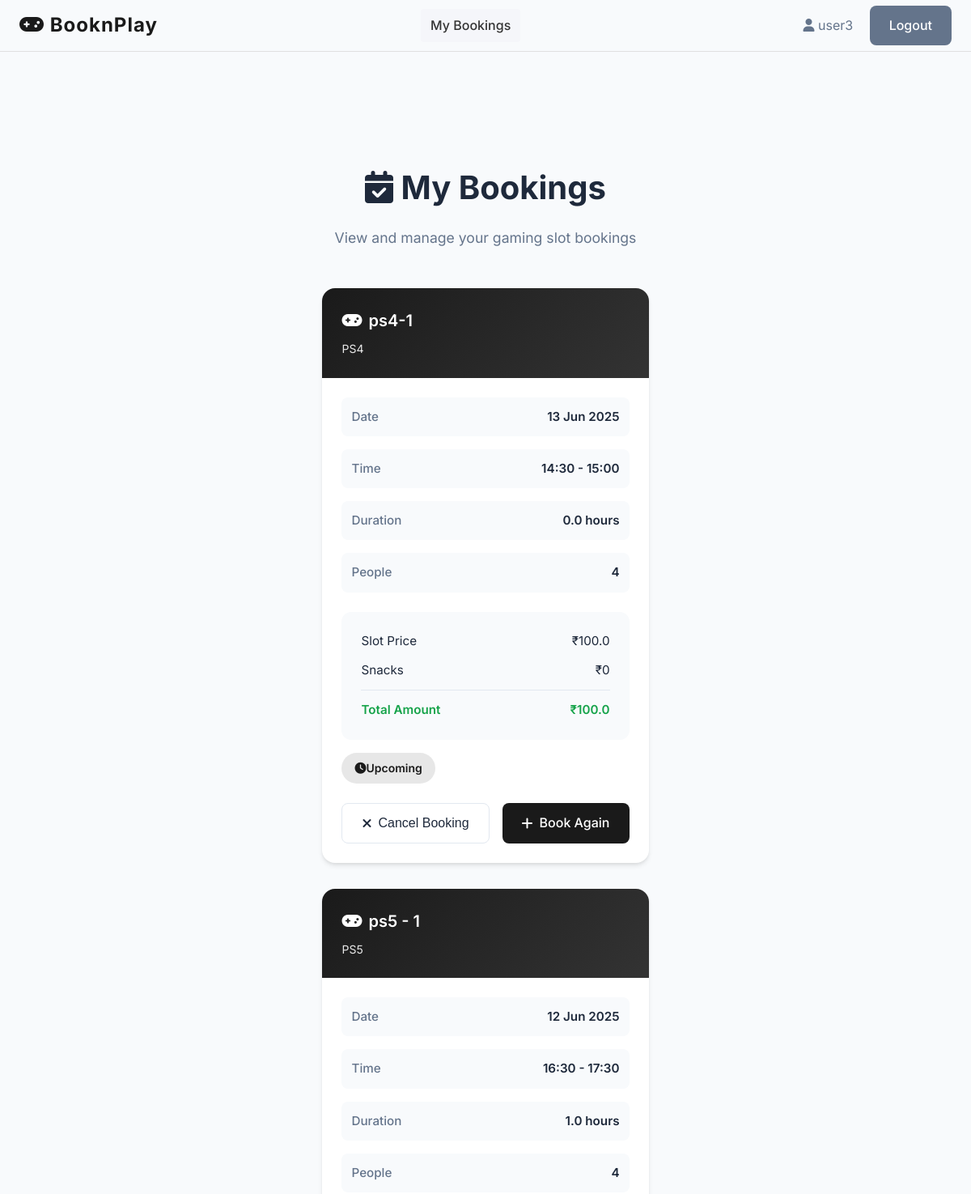
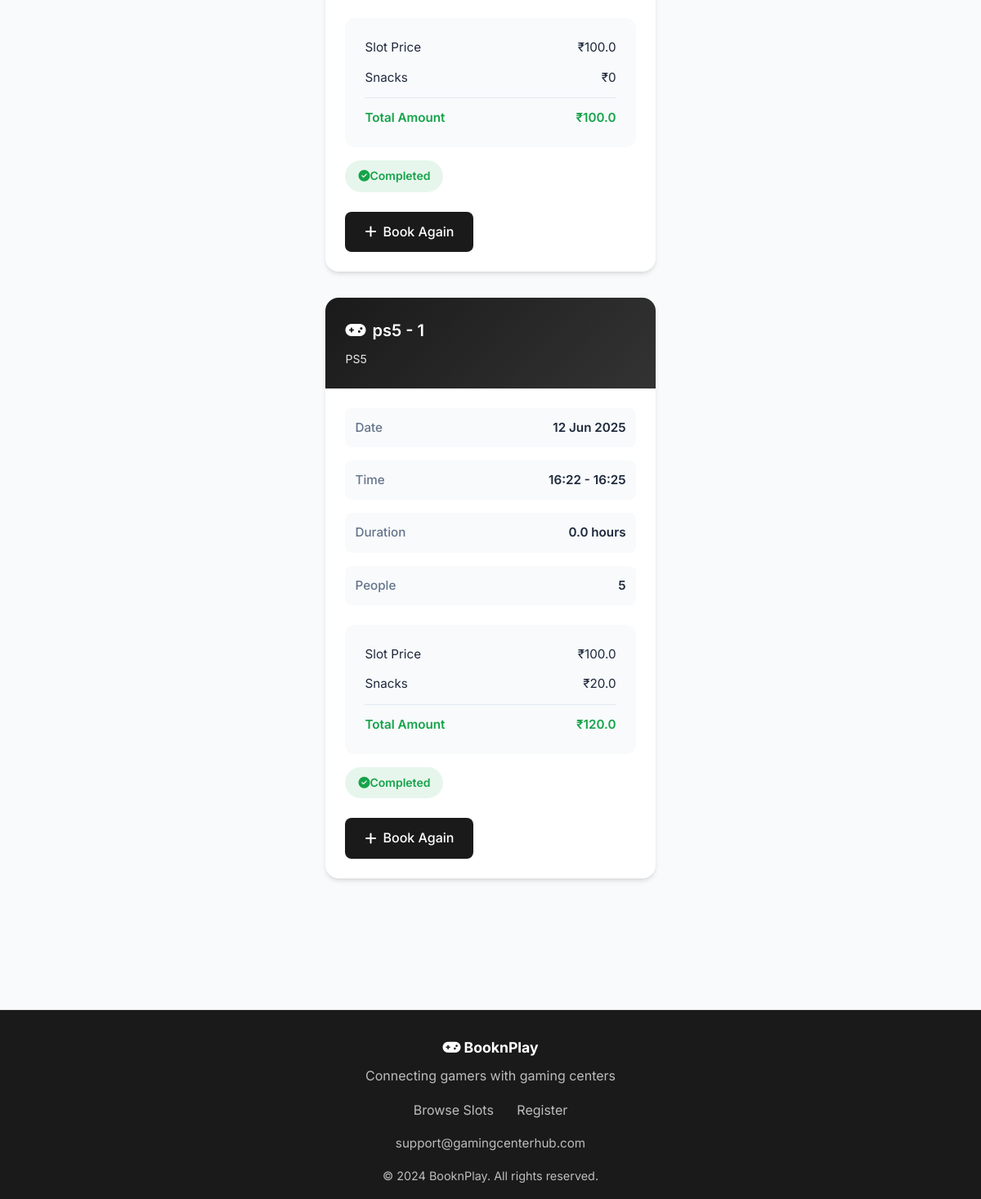
The app's page /user_dashboard (signed in) with its own data (2 pictures, top to bottom).
### models.py (models this page shows, shortened)
class User(UserMixin, db.Model):
    __tablename__ = 'users'
    id = db.Column(db.Integer, primary_key=True)
    username = db.Column(db.String(80), unique=True, nullable=False)
    email = db.Column(db.String(120), unique=True, nullable=True)
    phone = db.Column(db.String(20), nullable=False)
    password_hash = db.Column(db.String(256), nullable=False)
    full_name = db.Column(db.String(120), nullable=False)
    age = db.Column(db.Integer, nullable=True)
    created_at = db.Column(db.DateTime, default=datetime.utcnow)
    total_spent = db.Column(db.Float, default=0.0)
    bookings = db.relationship('TimeSlot', backref='user', lazy=True, foreign_keys='TimeSlot.user_id')
    coin_balances = db.relationship('UserCoinBalance', backref='user', lazy=True)

class TimeSlot(db.Model):
    __tablename__ = 'time_slots'
    id = db.Column(db.Integer, primary_key=True)
    start_time = db.Column(db.DateTime, nullable=False)
    end_time = db.Column(db.DateTime, nullable=False)
    total_amount = db.Column(db.Float, nullable=False)
    advance_paid = db.Column(db.Float, default=50.0)  # Fixed advance amount
    is_booked = db.Column(db.Boolean, default=False)
    snacks_amount = db.Column(db.Float, default=0.0)
    final_amount = db.Column(db.Float, default=0.0)
    completed = db.Column(db.Boolean, default=False)
    number_of_people = db.Column(db.Integer, default=1)  # New field for number of people
    booking_id = db.Column(db.String(20), unique=True, nullable=True)
    customer_name = db.Column(db.String(100), nullable=True)
    customer_phone = db.Column(db.String(20), nullable=True)
    customer_email = db.Column(db.String(120), nullable=True)
    customer_age = db.Column(db.Integer, nullable=True)
    special_requests = db.Column(db.Text, nullable=True)
    contact_sms = db.Column(db.Boolean, default=True)
    contact_whatsapp = db.Column(db.Boolean, default=True)
    contact_email = db.Column(db.Boolean, default=False)
    payment_status = db.Column(db.String(20), default='pending')  # pending, paid, failed
    payment_id = db.Column(db.String(100), nullable=True)
    booking_time = db.Column(db.DateTime, nullable=True)
    created_at = db.Column(db.DateTime, default=datetime.utcnow)
    console_id = db.Column(db.Integer, db.ForeignKey('consoles.id'), nullable=False)
    user_id = db.Column(db.Integer, db.ForeignKey('users.id'), nullable=True)  # Optional for unregistered bookings

class Console(db.Model):
    __tablename__ = 'consoles'
    id = db.Column(db.Integer, primary_key=True)
    name = db.Column(db.String(100), nullable=False)
    console_type = db.Column(db.String(50), nullable=False)
    hourly_rate = db.Column(db.Float, nullable=False)  # Rate per person per hour
    is_available = db.Column(db.Boolean, default=True)
    created_at = db.Column(db.DateTime, default=datetime.utcnow)
    owner_id = db.Column(db.Integer, db.ForeignKey('owners.id'), nullable=False)
    slots = db.relationship('TimeSlot', backref='console', lazy=True, cascade='all, delete-orphan')

### routes.py (the view)
@app.route('/user_dashboard')
def user_dashboard():
    if 'user_id' not in session or session.get('user_type') != 'user':
        flash('Please login to access dashboard', 'error')
        return redirect(url_for('user_login'))
    user = User.query.get(session['user_id'])
    bookings = TimeSlot.query.filter_by(user_id=user.id).order_by(TimeSlot.start_time.desc()).all()
    coin_balances = UserCoinBalance.query.filter_by(user_id=user.id).all()
    return render_template('user_dashboard.html', user=user, bookings=bookings, coin_balances=coin_balances , now=datetime.now())

### templates/user_dashboard.html (shortened to what this page needs)
{% extends "base.html" %}
{% block content %}
<section class="user-dashboard">
    <div class="page-header">
                <h1 class="page-title">
            <i class="fas fa-calendar-check"></i> My Bookings
                </h1>
        <p class="page-subtitle">View and manage your gaming slot bookings</p>
    </div>
    <div class="bookings-grid">
        {% for slot in bookings %}
        <div class="booking-card">
            <div class="booking-header">
                <div class="console-name">
                    <i class="fas fa-gamepad"></i>
                    {{ slot.console.name if slot.console else 'Unknown Console' }}
                </div>
                <div class="console-type">{{ slot.console.console_type if slot.console else '' }}</div>
                    </div>
                    <div class="booking-body">
                        <div class="booking-details">
                            <div class="detail-row">
                        <span class="detail-label">Date</span>
                        <span class="detail-value">{{ slot.start_time.strftime('%d %b %Y') }}</span>
                            </div>
                            <div class="detail-row">
                        <span class="detail-label">Time</span>
                        <span class="detail-value">{{ slot.start_time.strftime('%H:%M') }} - {{ slot.end_time.strftime('%H:%M') }}</span>
                            </div>
                            <div class="detail-row">
                        <span class="detail-label">Duration</span>
                        <span class="detail-value">{{ ((slot.end_time - slot.start_time).total_seconds() / 3600)|round }} hours</span>
                    </div>
                    <div class="detail-row">
                        <span class="detail-label">People</span>
                        <span class="detail-value">{{ slot.number_of_people }}</span>
                    </div>
                </div>
                <div class="payment-section">
                    <div class="payment-row">
                        <span>Slot Price</span>
                        <span>₹{{ slot.total_amount }}</span>
                    </div>
                    <div class="payment-row">
                        <span>Snacks</span>
                        <span>₹{{ slot.snacks_amount or 0 }}</span>
                    </div>
                    <div class="payment-row">
                        <span>Total Amount</span>
                        <span>₹{{ slot.final_amount if slot.final_amount else slot.total_amount + (slot.snacks_amount or 0) }}</span>
                    </div>
                </div>
                <div class="booking-status {% if slot.start_time > now %}status-upcoming{% elif slot.completed %}status-completed{% else %}status-cancelled{% endif %}">
                    <i class="fas {% if slot.start_time > now %}fa-clock{% elif slot.completed %}fa-check-circle{% else %}fa-times-circle{% endif %}"></i>
                    {% if slot.start_time > now %}Upcoming{% elif slot.completed %}Completed{% else %}Cancelled{% endif %}
                </div>
                <div class="booking-actions">
                    {% if slot.start_time > now %}
                    <button class="btn btn-outline" onclick="cancelBooking('{{ slot.id }}')">
                        <i class="fas fa-times"></i> Cancel Booking
                    </button>
                    {% endif %}
                    <a href="{{ url_for('book_slot', slot_id=slot.console.id) }}" class="btn btn-primary">
                        <i class="fas fa-plus"></i> Book Again
                    </a>
                </div>
            </div>
        </div>
        {% endfor %}
    </div>
</section>
{% endblock %}

### templates/base.html (shortened to what this page needs)
<!DOCTYPE html>
<html lang="en">
<head>
    <link rel="stylesheet" href="{{ url_for('static', filename='css/main.css') }}">
    <link rel="stylesheet" href="https://cdnjs.cloudflare.com/ajax/libs/font-awesome/6.4.0/css/all.min.css">
</head>
<body>
    <header class="header">
        <div class="header-content">
            <a href="{{ url_for('index') }}" class="logo">
                <i class="fas fa-gamepad"></i> BooknPlay
            </a>
            <nav class="nav-links">
                {% if session.username and session.user_type != 'owner' %}
                    <a href="{{ url_for('user_dashboard') }}" class="{% if request.endpoint == 'user_dashboard' %}active{% endif %}">My Bookings</a>
                {% endif %}
            </nav>
            <div class="user-info">
                {% if session.username %}
                    <i class="fas fa-user"></i> {{ session.username }}
                    <a href="{{ url_for('logout') }}" class="btn btn-secondary" style="margin-left:1rem;">Logout</a>
                {% endif %}
            </div>
        </div>
    </header>
    <main class="main-content">
        <div class="container">
            {% block content %}{% endblock %}
        </div>
    </main>
    <footer class="footer">
        <div>
            <div style="font-weight:700; font-size:1.1rem;"><i class="fas fa-gamepad"></i> BooknPlay</div>
            <div style="margin:0.5rem 0; color:#bdbdbd;">Connecting gamers with gaming centers</div>
            <div style="margin:1rem 0;">
                <a href="{{ url_for('available_slots') }}" style="color:#bdbdbd; margin-right:1.5rem; text-decoration:none;">Browse Slots</a>
                <a href="{{ url_for('register') }}" style="color:#bdbdbd; text-decoration:none;">Register</a>
            </div>
            <div style="color:#bdbdbd; font-size:0.95rem;">support@gamingcenterhub.com</div>
            <div style="margin-top:1rem; color:#bdbdbd; font-size:0.9rem;">&copy; 2024 BooknPlay. All rights reserved.</div>
        </div>
    </footer>
</body>
</html>

### static/css/main.css (style rules this page uses)
:root { --primary: #222831; --secondary: #393e46; --accent: #00adb5; --background: #fff; --text: #222831; --muted: #f5f6fa; --border: #e0e0e0; --success: #00b894; --danger: #e17055; }
* { margin: 0; padding: 0; box-sizing: border-box; }
html, body { height: 100%; overflow-x: hidden; }
body { font-family: 'Inter', Arial, sans-serif; background: var(--background); color: var(--text); min-height: 100vh; line-height: 1.6; }
.header { background: var(--background); border-bottom: 1px solid var(--border); position: fixed; top: 0; left: 0; right: 0; z-index: 1000; height: 64px; display: flex; align-items: center; }
.header-content { max-width: 1200px; width: 100%; margin: 0 auto; padding: 0 1.5rem; display: flex; align-items: center; justify-content: space-between; }
.logo { font-size: 1.5rem; font-weight: 700; color: var(--primary); text-decoration: none; letter-spacing: 1px; }
.nav-links { display: flex; gap: 1.5rem; align-items: center; }
.nav-links a { color: var(--secondary); text-decoration: none; font-weight: 500; padding: 0.5rem 0.75rem; border-radius: 4px; transition: background 0.2s, color 0.2s; }
.nav-links a.active, .nav-links a:hover { color: var(--accent); background: var(--muted); }
.user-info { color: var(--secondary); font-size: 1rem; margin-left: 1.5rem; }
.btn { background: var(--accent); color: #fff; border: none; border-radius: 4px; padding: 0.5rem 1.25rem; font-size: 1rem; font-weight: 500; cursor: pointer; transition: background 0.2s; outline: none; }
.btn-secondary { background: var(--secondary); color: #fff; }
.main-content { flex: 1; margin-top: 72px; min-height: calc(100vh - 64px); display: flex; flex-direction: column; }
.container { max-width: 1200px; margin: 0 auto; padding: 96px 1.5rem 2rem 1.5rem; }
.btn { display: inline-flex; align-items: center; justify-content: center; padding: 0.75rem 1.5rem; border-radius: 0.25rem; font-weight: 500; cursor: pointer; transition: all 0.2s; border: none; }
.btn-primary { background: var(--primary); color: white; }
.btn-outline { background: transparent; border: 1px solid var(--gray-200); }
h1, h2, h3, h4, h5 { color: var(--primary); font-weight: 700; margin-bottom: 1rem; }
.footer { background: var(--primary); color: #fff; text-align: center; padding: 2rem 1rem 1rem 1rem; margin-top: 3rem; border-top: 1px solid var(--border); }

### records on screen
User: username "user3"
TimeSlot: console "ps4-1", console "PS4", start_time "13 Jun 2025", start_time "14:30", end_time "15:00", end_time+start_time "0.0", number_of_people "4", total_amount "100.0", snacks_amount "0", final_amount+total_amount+snacks_amount "100.0", shows "Upcoming"
TimeSlot: console "ps5 - 1", console "PS5", start_time "12 Jun 2025", start_time "16:30", end_time "17:30", end_time+start_time "1.0", number_of_people "4", total_amount "100.0", snacks_amount "0", final_amount "100.0", completed True (drawn)
TimeSlot: console "ps5 - 1", console "PS5", start_time "12 Jun 2025", start_time "16:22", end_time "16:25", end_time+start_time "0.0", number_of_people "5", total_amount "100.0", snacks_amount "20.0", final_amount "120.0", completed True (drawn)
